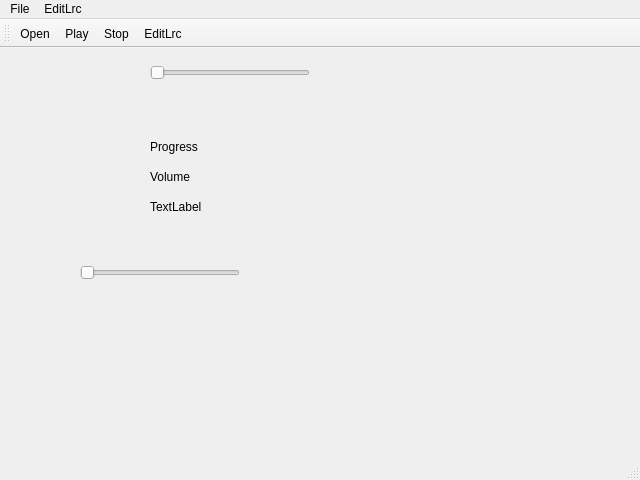
<?xml version="1.0" encoding="UTF-8"?>
<ui version="4.0">
 <class>MainWindow</class>
 <widget class="QMainWindow" name="MainWindow">
  <property name="geometry">
   <rect>
    <x>0</x>
    <y>0</y>
    <width>640</width>
    <height>480</height>
   </rect>
  </property>
  <property name="minimumSize">
   <size>
    <width>640</width>
    <height>480</height>
   </size>
  </property>
  <property name="windowTitle">
   <string>LrcPlayer</string>
  </property>
  <widget class="QWidget" name="centralWidget">
   <widget class="QSlider" name="horizontalSlider">
    <property name="geometry">
     <rect>
      <x>150</x>
      <y>10</y>
      <width>160</width>
      <height>29</height>
     </rect>
    </property>
    <property name="focusPolicy">
     <enum>Qt::NoFocus</enum>
    </property>
    <property name="styleSheet">
     <string notr="true"/>
    </property>
    <property name="orientation">
     <enum>Qt::Horizontal</enum>
    </property>
   </widget>
   <widget class="QLabel" name="label">
    <property name="geometry">
     <rect>
      <x>150</x>
      <y>90</y>
      <width>67</width>
      <height>17</height>
     </rect>
    </property>
    <property name="text">
     <string>Progress</string>
    </property>
   </widget>
   <widget class="QLabel" name="label_2">
    <property name="geometry">
     <rect>
      <x>150</x>
      <y>120</y>
      <width>67</width>
      <height>17</height>
     </rect>
    </property>
    <property name="text">
     <string>Volume</string>
    </property>
   </widget>
   <widget class="QLabel" name="timeLabel">
    <property name="geometry">
     <rect>
      <x>150</x>
      <y>150</y>
      <width>67</width>
      <height>17</height>
     </rect>
    </property>
    <property name="text">
     <string>TextLabel</string>
    </property>
   </widget>
   <widget class="QSlider" name="horizontalSlider_2">
    <property name="geometry">
     <rect>
      <x>80</x>
      <y>210</y>
      <width>160</width>
      <height>29</height>
     </rect>
    </property>
    <property name="orientation">
     <enum>Qt::Horizontal</enum>
    </property>
   </widget>
  </widget>
  <widget class="QMenuBar" name="menuBar">
   <property name="geometry">
    <rect>
     <x>0</x>
     <y>0</y>
     <width>640</width>
     <height>31</height>
    </rect>
   </property>
   <widget class="QMenu" name="menuFile">
    <property name="title">
     <string>File</string>
    </property>
    <addaction name="actionOpen"/>
   </widget>
   <widget class="QMenu" name="menuEditLrc">
    <property name="title">
     <string>EditLrc</string>
    </property>
    <addaction name="actionEditLrc"/>
   </widget>
   <addaction name="menuFile"/>
   <addaction name="menuEditLrc"/>
  </widget>
  <widget class="QToolBar" name="mainToolBar">
   <property name="iconSize">
    <size>
     <width>36</width>
     <height>36</height>
    </size>
   </property>
   <attribute name="toolBarArea">
    <enum>TopToolBarArea</enum>
   </attribute>
   <attribute name="toolBarBreak">
    <bool>false</bool>
   </attribute>
   <addaction name="actionOpen"/>
   <addaction name="actionPlay"/>
   <addaction name="actionStop"/>
   <addaction name="actionEditLrc"/>
  </widget>
  <widget class="QStatusBar" name="statusBar"/>
  <action name="actionPlay">
   <property name="icon">
    <iconset resource="icon.qrc">
     <normaloff>:/icon/Icon/Play.png</normaloff>:/icon/Icon/Play.png</iconset>
   </property>
   <property name="text">
    <string>Play</string>
   </property>
   <property name="shortcut">
    <string>Space</string>
   </property>
  </action>
  <action name="actionOpen">
   <property name="icon">
    <iconset resource="icon.qrc">
     <normaloff>:/icon/Icon/OpenFile.png</normaloff>:/icon/Icon/OpenFile.png</iconset>
   </property>
   <property name="text">
    <string>Open</string>
   </property>
   <property name="toolTip">
    <string>Open a file</string>
   </property>
   <property name="shortcut">
    <string>Ctrl+O</string>
   </property>
  </action>
  <action name="actionStop">
   <property name="icon">
    <iconset resource="icon.qrc">
     <normaloff>:/icon/Icon/Stop.png</normaloff>:/icon/Icon/Stop.png</iconset>
   </property>
   <property name="text">
    <string>Stop</string>
   </property>
   <property name="shortcut">
    <string>Esc</string>
   </property>
  </action>
  <action name="actionEditLrc">
   <property name="icon">
    <iconset resource="icon.qrc">
     <normaloff>:/icon/Icon/EditLrc.png</normaloff>:/icon/Icon/EditLrc.png</iconset>
   </property>
   <property name="text">
    <string>EditLrc</string>
   </property>
   <property name="shortcut">
    <string>Ctrl+E</string>
   </property>
  </action>
 </widget>
 <layoutdefault spacing="6" margin="11"/>
 <resources>
  <include location="icon.qrc"/>
 </resources>
 <connections/>
</ui>
